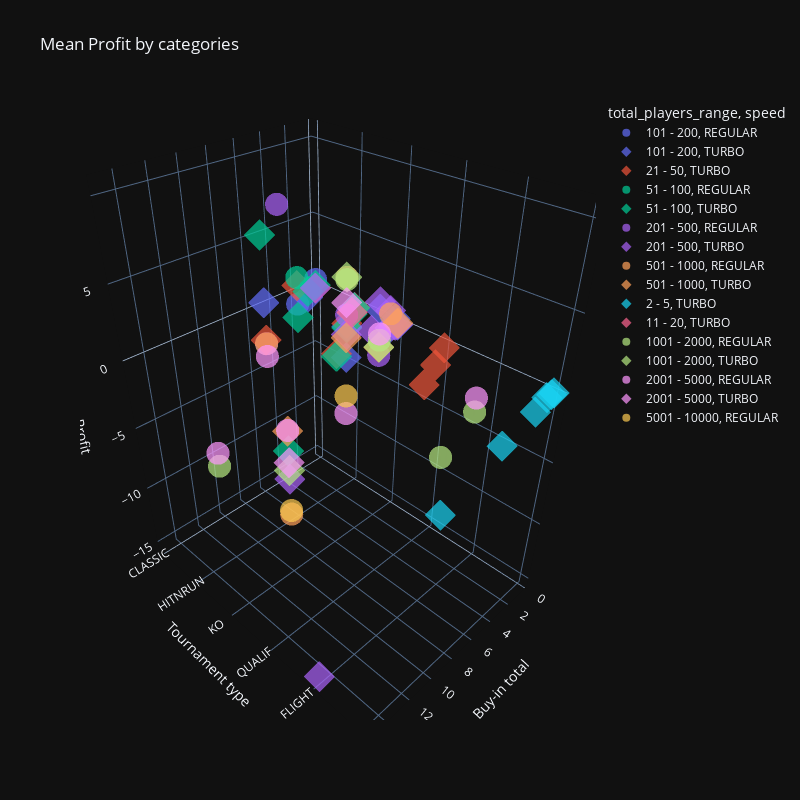

The notebook cell this image was saved under:
### Code cell
tournament_graphs.plot_mean_profit_by_categories()

### Figure 1 — Plotly figure (JSON) as saved in the notebook; plotly's stock layout.template omitted (floating-point values rounded to 4 significant figures)
{"data": [{"hovertemplate": "total_players_range=101 - 200<br>speed=REGULAR<br>Buy-in total=%{x}<br>Tournament type=%{y}<br>Mean Profit=%{z}<extra></extra>", "legendgroup": "101 - 200, REGULAR", "marker": {"color": "#636efa", "opacity": 0.7, "symbol": "circle"}, "mode": "markers", "name": "101 - 200, REGULAR", "scene": "scene", "showlegend": true, "x": [0.25, 2.0, 5.0], "y": ["CLASSIC", "CLASSIC", "CLASSIC"], "z": [0.3992, -0.8928, -2.84], "type": "scatter3d"}, {"hovertemplate": "total_players_range=101 - 200<br>speed=TURBO<br>Buy-in total=%{x}<br>Tournament type=%{y}<br>Mean Profit=%{z}<extra></extra>", "legendgroup": "101 - 200, TURBO", "marker": {"color": "#636efa", "opacity": 0.7, "symbol": "diamond"}, "mode": "markers", "name": "101 - 200, TURBO", "scene": "scene", "showlegend": true, "x": [0.25, 0.25, 0.5, 1.0, 1.0, 1.0, 2.0, 5.0, 5.0], "y": ["HITNRUN", "KO", "KO", "CLASSIC", "HITNRUN", "KO", "KO", "CLASSIC", "KO"], "z": [-0.3654, -0.245, 0.3244, -0.6892, -1.562, -0.1411, 1.562, 0.3, -0.6526], "type": "scatter3d"}, {"hovertemplate": "total_players_range=21 - 50<br>speed=TURBO<br>Buy-in total=%{x}<br>Tournament type=%{y}<br>Mean Profit=%{z}<extra></extra>", "legendgroup": "21 - 50, TURBO", "marker": {"color": "#EF553B", "opacity": 0.7, "symbol": "diamond"}, "mode": "markers", "name": "21 - 50, TURBO", "scene": "scene", "showlegend": true, "x": [0.25, 0.25, 0.25, 0.5, 1.0, 1.0, 2.0, 2.0, 2.0, 5.0], "y": ["CLASSIC", "HITNRUN", "QUALIF", "HITNRUN", "HITNRUN", "QUALIF", "CLASSIC", "HITNRUN", "QUALIF", "CLASSIC"], "z": [-0.2469, -0.3809, -0.3306, -0.6341, -1.306, -1.25, 0.5358, -3.296, -2.267, -2.561], "type": "scatter3d"}, {"hovertemplate": "total_players_range=51 - 100<br>speed=REGULAR<br>Buy-in total=%{x}<br>Tournament type=%{y}<br>Mean Profit=%{z}<extra></extra>", "legendgroup": "51 - 100, REGULAR", "marker": {"color": "#00cc96", "opacity": 0.7, "symbol": "circle"}, "mode": "markers", "name": "51 - 100, REGULAR", "scene": "scene", "showlegend": true, "x": [2.0], "y": ["CLASSIC"], "z": [1.134], "type": "scatter3d"}, {"hovertemplate": "total_players_range=51 - 100<br>speed=TURBO<br>Buy-in total=%{x}<br>Tournament type=%{y}<br>Mean Profit=%{z}<extra></extra>", "legendgroup": "51 - 100, TURBO", "marker": {"color": "#00cc96", "opacity": 0.7, "symbol": "diamond"}, "mode": "markers", "name": "51 - 100, TURBO", "scene": "scene", "showlegend": true, "x": [0.25, 0.25, 0.5, 1.0, 1.0, 2.0, 2.0, 5.0, 10.0], "y": ["CLASSIC", "HITNRUN", "HITNRUN", "CLASSIC", "HITNRUN", "CLASSIC", "HITNRUN", "CLASSIC", "KO"], "z": [-0.04273, -0.4101, -0.7612, -0.2545, -1.639, -1.947, -3.504, 5.059, -5.177], "type": "scatter3d"}, {"hovertemplate": "total_players_range=201 - 500<br>speed=REGULAR<br>Buy-in total=%{x}<br>Tournament type=%{y}<br>Mean Profit=%{z}<extra></extra>", "legendgroup": "201 - 500, REGULAR", "marker": {"color": "#ab63fa", "opacity": 0.7, "symbol": "circle"}, "mode": "markers", "name": "201 - 500, REGULAR", "scene": "scene", "showlegend": true, "x": [1.0, 2.0, 5.0, 10.0], "y": ["KO", "KO", "KO", "KO"], "z": [-0.2377, -1.778, 2.29, 10.29], "type": "scatter3d"}, {"hovertemplate": "total_players_range=201 - 500<br>speed=TURBO<br>Buy-in total=%{x}<br>Tournament type=%{y}<br>Mean Profit=%{z}<extra></extra>", "legendgroup": "201 - 500, TURBO", "marker": {"color": "#ab63fa", "opacity": 0.7, "symbol": "diamond"}, "mode": "markers", "name": "201 - 500, TURBO", "scene": "scene", "showlegend": true, "x": [0.25, 0.25, 0.5, 1.0, 2.0, 2.75, 5.0, 10.0, 15.0], "y": ["CLASSIC", "KO", "KO", "KO", "KO", "KO", "KO", "KO", "FLIGHT"], "z": [-0.2638, -0.1764, -0.1534, 1.101, 2.083, 0.3502, 0.9611, -7.432, -15.0], "type": "scatter3d"}, {"hovertemplate": "total_players_range=501 - 1000<br>speed=REGULAR<br>Buy-in total=%{x}<br>Tournament type=%{y}<br>Mean Profit=%{z}<extra></extra>", "legendgroup": "501 - 1000, REGULAR", "marker": {"color": "#FFA15A", "opacity": 0.7, "symbol": "circle"}, "mode": "markers", "name": "501 - 1000, REGULAR", "scene": "scene", "showlegend": true, "x": [1.0, 5.0, 5.0, 10.0], "y": ["KO", "CLASSIC", "KO", "KO"], "z": [0.8687, -2.858, 4.712, -10.43], "type": "scatter3d"}, {"hovertemplate": "total_players_range=501 - 1000<br>speed=TURBO<br>Buy-in total=%{x}<br>Tournament type=%{y}<br>Mean Profit=%{z}<extra></extra>", "legendgroup": "501 - 1000, TURBO", "marker": {"color": "#FFA15A", "opacity": 0.7, "symbol": "diamond"}, "mode": "markers", "name": "501 - 1000, TURBO", "scene": "scene", "showlegend": true, "x": [0.25, 2.0, 5.0, 10.0], "y": ["KO", "KO", "KO", "KO"], "z": [-0.0955, -1.175, 0.7452, -3.663], "type": "scatter3d"}, {"hovertemplate": "total_players_range=2 - 5<br>speed=TURBO<br>Buy-in total=%{x}<br>Tournament type=%{y}<br>Mean Profit=%{z}<extra></extra>", "legendgroup": "2 - 5, TURBO", "marker": {"color": "#19d3f3", "opacity": 0.7, "symbol": "diamond"}, "mode": "markers", "name": "2 - 5, TURBO", "scene": "scene", "showlegend": true, "x": [0.25, 0.5, 1.0, 2.0, 5.0, 10.0], "y": ["SNG", "SNG", "SNG", "SNG", "SNG", "SNG"], "z": [-0.02438, -0.01987, 0.02477, -0.458, -1.167, -2.812], "type": "scatter3d"}, {"hovertemplate": "total_players_range=11 - 20<br>speed=TURBO<br>Buy-in total=%{x}<br>Tournament type=%{y}<br>Mean Profit=%{z}<extra></extra>", "legendgroup": "11 - 20, TURBO", "marker": {"color": "#FF6692", "opacity": 0.7, "symbol": "diamond"}, "mode": "markers", "name": "11 - 20, TURBO", "scene": "scene", "showlegend": true, "x": [0.5], "y": ["HITNRUN"], "z": [-0.6562], "type": "scatter3d"}, {"hovertemplate": "total_players_range=1001 - 2000<br>speed=REGULAR<br>Buy-in total=%{x}<br>Tournament type=%{y}<br>Mean Profit=%{z}<extra></extra>", "legendgroup": "1001 - 2000, REGULAR", "marker": {"color": "#B6E880", "opacity": 0.7, "symbol": "circle"}, "mode": "markers", "name": "1001 - 2000, REGULAR", "scene": "scene", "showlegend": true, "x": [2.0, 2.0, 5.0, 5.0, 10.0], "y": ["FLIGHT", "KO", "FLIGHT", "KO", "CLASSIC"], "z": [-2.399, -0.6531, -4.136, 4.572, -10.9], "type": "scatter3d"}, {"hovertemplate": "total_players_range=1001 - 2000<br>speed=TURBO<br>Buy-in total=%{x}<br>Tournament type=%{y}<br>Mean Profit=%{z}<extra></extra>", "legendgroup": "1001 - 2000, TURBO", "marker": {"color": "#B6E880", "opacity": 0.7, "symbol": "diamond"}, "mode": "markers", "name": "1001 - 2000, TURBO", "scene": "scene", "showlegend": true, "x": [2.0, 5.0, 10.0], "y": ["KO", "KO", "KO"], "z": [-1.154, 4.737, -6.739], "type": "scatter3d"}, {"hovertemplate": "total_players_range=2001 - 5000<br>speed=REGULAR<br>Buy-in total=%{x}<br>Tournament type=%{y}<br>Mean Profit=%{z}<extra></extra>", "legendgroup": "2001 - 5000, REGULAR", "marker": {"color": "#FF97FF", "opacity": 0.7, "symbol": "circle"}, "mode": "markers", "name": "2001 - 5000, REGULAR", "scene": "scene", "showlegend": true, "x": [2.0, 2.0, 5.0, 5.0, 10.0, 10.0], "y": ["FLIGHT", "KO", "CLASSIC", "KO", "CLASSIC", "KO"], "z": [-1.395, -0.1906, -3.883, -4.888, -9.717, -3.614], "type": "scatter3d"}, {"hovertemplate": "total_players_range=2001 - 5000<br>speed=TURBO<br>Buy-in total=%{x}<br>Tournament type=%{y}<br>Mean Profit=%{z}<extra></extra>", "legendgroup": "2001 - 5000, TURBO", "marker": {"color": "#FF97FF", "opacity": 0.7, "symbol": "diamond"}, "mode": "markers", "name": "2001 - 5000, TURBO", "scene": "scene", "showlegend": true, "x": [5.0, 10.0], "y": ["KO", "KO"], "z": [3.106, -6.097], "type": "scatter3d"}, {"hovertemplate": "total_players_range=5001 - 10000<br>speed=REGULAR<br>Buy-in total=%{x}<br>Tournament type=%{y}<br>Mean Profit=%{z}<extra></extra>", "legendgroup": "5001 - 10000, REGULAR", "marker": {"color": "#FECB52", "opacity": 0.7, "symbol": "circle"}, "mode": "markers", "name": "5001 - 10000, REGULAR", "scene": "scene", "showlegend": true, "x": [5.0, 10.0], "y": ["KO", "KO"], "z": [-3.512, -10.12], "type": "scatter3d"}], "layout": {"scene": {"domain": {"x": [0.0, 1.0], "y": [0.0, 1.0]}, "xaxis": {"title": {"text": "Buy-in total"}}, "yaxis": {"title": {"text": "Tournament type"}}, "zaxis": {"title": {"text": "Mean Profit"}}}, "legend": {"title": {"text": "total_players_range, speed"}, "tracegroupgap": 0}, "title": {"text": "Mean Profit by categories"}, "width": 800, "height": 800}}
